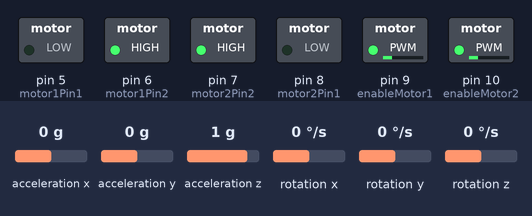
This sketch was run on a simulated Arduino Uno, built with avr-gcc and run on an emulated ATmega328P. Parts: switched loads named in the sketch (green lamp = pin HIGH). The inputs (shaded band) are chosen by the test bench; at power-on: acceleration x 0 g, acceleration y 0 g, acceleration z 1 g, rotation x 0 °/s, rotation y 0 °/s, rotation z 0 °/s.

Above: at 1.7 s.
1.8 s: acceleration x set to -1.4 g
At 3.0 s:
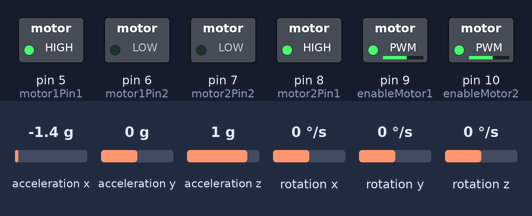
3.3 s: acceleration x set to 0 g
At 4.36 s:
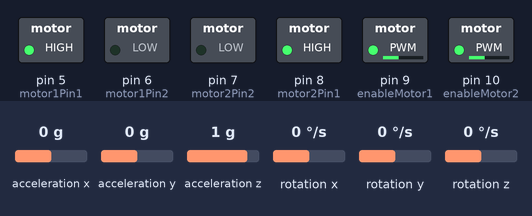
6.3 s: acceleration x set to -0.8 g
At 7.5 s:
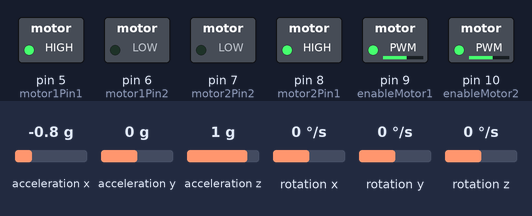
7.8 s: acceleration x set to 0.8 g
At 9.0 s:
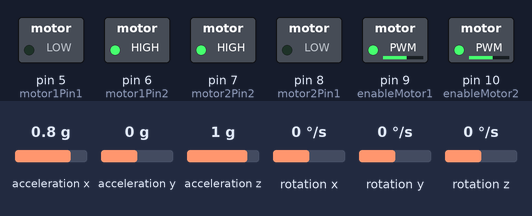
9.3 s: acceleration y set to -0.8 g
At 9.9 s:
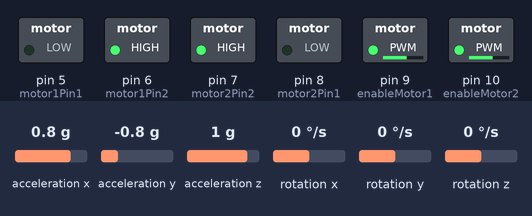
Timing chart, 0 to 11.8 s (numbered marks = the images above; inputs shaded):
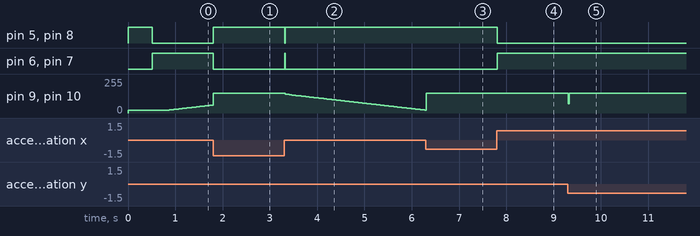

The sketch:

original_code.ino
```cpp
//PID library
#include <PID_v1.h>
#include "MPU6050_6Axis_MotionApps20.h"

#if I2CDEV_IMPLEMENTATION == I2CDEV_ARDUINO_WIRE
    #include "Wire.h"
#endif

// class default I2C address is 0x68
MPU6050 mpu;

#define INTERRUPT_PIN 2  // use pin 2 on Arduino Uno & most boards

// MPU control/status vars
bool dmpReady = false;  // set true if DMP init was successful
uint8_t mpuIntStatus;   // holds actual interrupt status byte from MPU
uint8_t devStatus;      // return status after each device operation (0 = success, !0 = error)
uint16_t packetSize;    // expected DMP packet size (default is 42 bytes)
uint16_t fifoCount;     // count of all bytes currently in FIFO
uint8_t fifoBuffer[64]; // FIFO storage buffer

// orientation/motion vars
Quaternion q;           // [w, x, y, z]         quaternion container
VectorFloat gravity;    // [x, y, z]            gravity vector
float ypr[3];           // [yaw, pitch, roll]   yaw/pitch/roll container and gravity vector
VectorInt16 gy;         // [x, y, z]            gyro sensor measurements


// ================================================================
// ===               INTERRUPT DETECTION ROUTINE                ===
// ================================================================

volatile bool mpuInterrupt = false;     // indicates whether MPU interrupt pin has gone high
void dmpDataReady() {
    mpuInterrupt = true;
}
//define a timer
unsigned long time1;

#define PID_MIN_LIMIT -150  //Min limit for PID
#define PID_MAX_LIMIT 150 //Max limit for PID
#define PID_SAMPLE_TIME_IN_MILLI 10  //This is PID sample time in milliseconds

//The pitch angle given by MPU6050 when robot is vertical and MPU6050 is horizontal is 0 in ideal case.
//However in real case its slightly off and we need add some correction to keep robot vertical.
//This is the angle correction to keep our robot stand vertically. Sometimes robot moves in one direction so we need to adjust this.
#define SETPOINT_PITCH_ANGLE_OFFSET -0.5
#define SETPOINT_YAW_ANGLE_OFFSET 0.1

#define MIN_ABSOLUTE_SPEED  20//Min motor speed
//pitch variables:
double setpointPitchAngle = SETPOINT_PITCH_ANGLE_OFFSET;
double pitchGyroAngle = 0;
double pitchPIDOutput = 0;
//yaw variables:
double setpointYawAngle = SETPOINT_YAW_ANGLE_OFFSET;
double yawGyroAngle = 0;
double yawPIDOutput = 0;
//////////////// PID PARAMMETERS ////////////////////////////////////////////////////////////////////////////////////
// PICH parameters:
#define PID_PITCH_KP 14
#define PID_PITCH_KI 130
#define PID_PITCH_KD 0.8
// YAW parameters:
#define PID_YAW_KP 0.1
#define PID_YAW_KI 0.5
#define PID_YAW_KD 0.001

PID pitchPID(&pitchGyroAngle, &pitchPIDOutput, &setpointPitchAngle, PID_PITCH_KP, PID_PITCH_KI, PID_PITCH_KD, DIRECT);
PID yawPID(&yawGyroAngle,&yawPIDOutput, &setpointYawAngle, PID_YAW_KP, PID_YAW_KI, PID_YAW_KD, DIRECT);

int enableMotor1=9;
int motor1Pin1=5;
int motor1Pin2=6;

int enableMotor2=10;
int motor2Pin1=8;
int motor2Pin2=7;

void setupPID()
{
  pitchPID.SetOutputLimits(PID_MIN_LIMIT, PID_MAX_LIMIT);
  pitchPID.SetMode(AUTOMATIC);
  pitchPID.SetSampleTime(PID_SAMPLE_TIME_IN_MILLI);

  yawPID.SetOutputLimits(PID_MIN_LIMIT, PID_MAX_LIMIT);
  yawPID.SetMode(AUTOMATIC);
  yawPID.SetSampleTime(PID_SAMPLE_TIME_IN_MILLI);
}
void setupMotors()
{
  pinMode(enableMotor1,OUTPUT);
  pinMode(motor1Pin1,OUTPUT);
  pinMode(motor1Pin2,OUTPUT);

  pinMode(enableMotor2,OUTPUT);
  pinMode(motor2Pin1,OUTPUT);
  pinMode(motor2Pin2,OUTPUT);

  rotateMotor(0,0);
}
void setupMPU()
{

  // join I2C bus (I2Cdev library doesn't do this automatically)
  #if I2CDEV_IMPLEMENTATION == I2CDEV_ARDUINO_WIRE
      Wire.begin();
      Wire.setClock(400000); // 400kHz I2C clock. Comment this line if having compilation difficulties
  #elif I2CDEV_IMPLEMENTATION == I2CDEV_BUILTIN_FASTWIRE
      Fastwire::setup(400, true);
  #endif

  mpu.initialize();
  pinMode(INTERRUPT_PIN, INPUT);
  devStatus = mpu.dmpInitialize();

  // supply your own gyro offsets here, scaled for min sensitivity
//           X Accel  Y Accel  Z Accel   X Gyro   Y Gyro   Z Gyro
//OFFSETS    1546,    -571,     834,     -19,       2,       2
  mpu.setXAccelOffset(1546);
  mpu.setYAccelOffset(-571);
  mpu.setZAccelOffset(834);
  mpu.setXGyroOffset(-19);
  mpu.setYGyroOffset(2);
  mpu.setZGyroOffset(2);
  // make sure it worked (returns 0 if so)
  if (devStatus == 0)
  {
      // Calibration Time: generate offsets and calibrate our MPU6050
      // mpu.CalibrateAccel(6);
      // mpu.CalibrateGyro(6);
      // turn on the DMP, now that it's ready
      mpu.setDMPEnabled(true);
      mpuIntStatus = mpu.getIntStatus();
      dmpReady = true;
      // get expected DMP packet size for later comparison
      packetSize = mpu.dmpGetFIFOPacketSize();
  }
  else
  {
      // ERROR!
  }
}

void setup() {
  Serial.begin(115200);
  //This is to set up motors
  setupMotors();
  //This is to set up MPU6050 sensor
  setupMPU();
  //This is to set up PID
  setupPID();
  //Initialize the bleutooth communication:
}
void loop()
{
  get_Values();
  pitchPID.Compute();
  rotateMotor(pitchPIDOutput+yawPIDOutput, pitchPIDOutput-yawPIDOutput);
  //print the data:
  // print_data();
}
void get_Values(){
  // if programming failed, don't try to do anything
  if (!dmpReady) return;
  // read a packet from FIFO. Get the Latest packet
  if (mpu.dmpGetCurrentFIFOPacket(fifoBuffer))
  {
    mpu.dmpGetQuaternion(&q, fifoBuffer);
    mpu.dmpGetGravity(&gravity, &q);
    mpu.dmpGetYawPitchRoll(ypr, &q, &gravity);
    mpu.dmpGetGyro(&gy, fifoBuffer);
    yawGyroAngle = gy.z;                   //rotation rate in degrees per second
    pitchGyroAngle = ypr[1] * 180/M_PI;   //angle in degree
  }
}
void rotateMotor(int speed1, int speed2)
{
  if (speed1 < 0)
  {
    digitalWrite(motor1Pin1,LOW);
    digitalWrite(motor1Pin2,HIGH);
  }
  else if (speed1>= 0)
  {
    digitalWrite(motor1Pin1,HIGH);
    digitalWrite(motor1Pin2,LOW);
  }
  if (speed2 < 0)
  {
    digitalWrite(motor2Pin1,LOW);
    digitalWrite(motor2Pin2,HIGH);
  }
  else if (speed2 >= 0)
  {
    digitalWrite(motor2Pin1,HIGH);
    digitalWrite(motor2Pin2,LOW);
  }
  speed1 = abs(speed1);
  speed1 = constrain(speed1, MIN_ABSOLUTE_SPEED, 150);

  speed2 = abs(speed2);
  speed2 = constrain(speed2, MIN_ABSOLUTE_SPEED, 150);

  analogWrite(enableMotor1,speed1);
  analogWrite(enableMotor2,speed2);
}
void print_data(){
  // Serial.print("The gyro  before: ");
  Serial.print(pitchGyroAngle);
  Serial.print(" ");
  // Serial.print(" | The setpoints: ");
  Serial.print(setpointPitchAngle);
  Serial.print(" ");
  // Serial.print(" | The pid output: ");
  Serial.print(pitchPIDOutput);
  Serial.println();
}
```

Measured:
- after the input at 1.8 s, pin 5 (motor1Pin1), pin 8 (motor2Pin1): LOW → HIGH at once; pin 6 (motor1Pin2), pin 7 (motor2Pin2): HIGH → LOW at once
- after the input at 3.3 s, pin 5 (motor1Pin1), pin 8 (motor2Pin1): HIGH → LOW at once, → HIGH 0.02 s later; pin 6 (motor1Pin2), pin 7 (motor2Pin2): LOW → HIGH at once, → LOW 0.02 s later; pin 9 (enableMotor1), pin 10 (enableMotor2): moves from 150/255 to 22/255 over 2.9 s, starting at once
- after the input at 6.3 s, pin 5 (motor1Pin1), pin 8 (motor2Pin1): stays HIGH (without the input it goes to LOW after 0.58 s); pin 6 (motor1Pin2), pin 7 (motor2Pin2): stays LOW (without the input it goes to HIGH after 0.58 s)
- after the input at 7.8 s, pin 5 (motor1Pin1), pin 8 (motor2Pin1): HIGH → LOW at once; pin 6 (motor1Pin2), pin 7 (motor2Pin2): LOW → HIGH at once
- after the input at 9.3 s, pin 9 (enableMotor1), pin 10 (enableMotor2): 150/255 → 71/255 at once, → 150/255 0.02 s later
